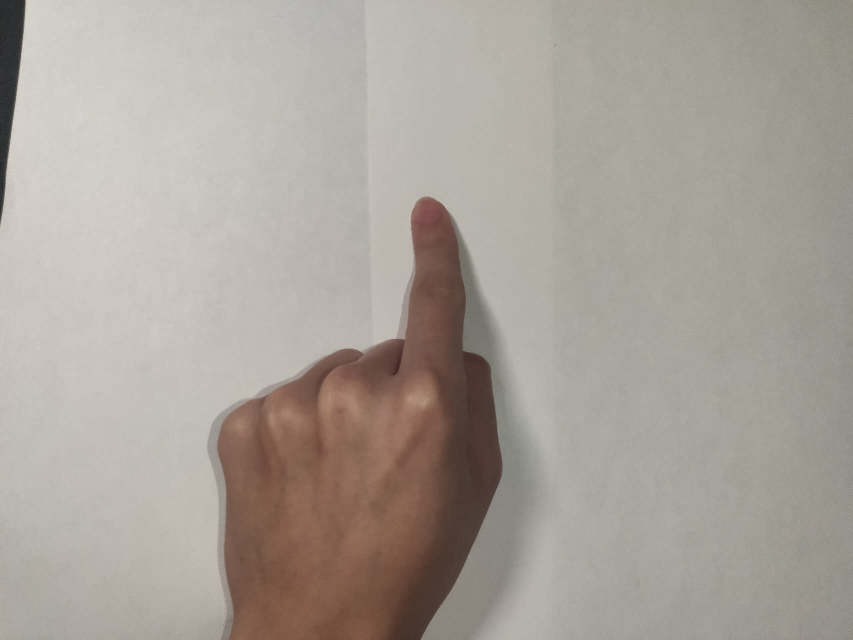
#> input picture b_1.jpg, 1706 x 1280 px (shown at 1/2 size)
$ python -i GR_v0.4.py   (imports and definitions only)
#> lines starting #> are read from the running program, lines starting #| are printed output that depends on the picture; after the words box and inside, x2 and y2 are one past the last pixel; in counts of white or black regions, pixels touching at a corner belong together
#> further down, picture is the input picture: shape (1280, 1706, 3); mean B, G, R 154, 161.3, 168.8
# -*- coding: utf-8 -*-
"""
@author: dongs
version 0.4
change function so that it support both local picture read as well as the
camera capture system.
"""
import cv2
import numpy as np

def angle_between_points(a, b, c):
    ba = a - b
    bc = c - b

    cosine_angle = np.dot(ba, bc) / (np.linalg.norm(ba) * np.linalg.norm(bc))
    angle = np.arccos(cosine_angle)

    return np.degrees(angle)

def process_frame(frame):
    gesture = "unknown"

    # Convert the frame to grayscale and apply Gaussian blur
    gray = cv2.cvtColor(frame, cv2.COLOR_BGR2GRAY)
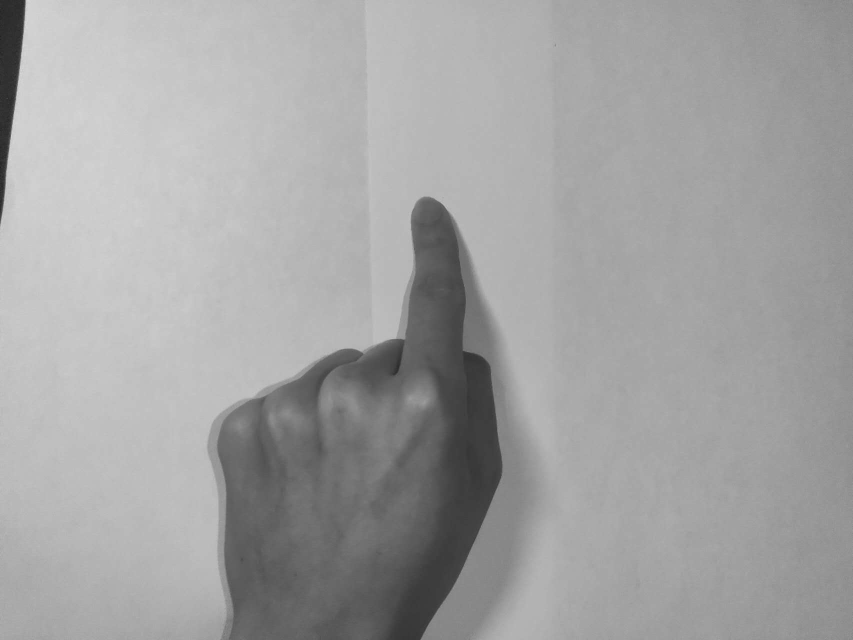
#> gray: shape (1280, 1706) (shown at 1/2 size); min 25, max 223, mean 162.6
    blurred = cv2.GaussianBlur(gray, (35, 35), 0)

    # Threshold the image to create a binary image
    _, thresh = cv2.threshold(blurred, 127, 255, cv2.THRESH_BINARY_INV)
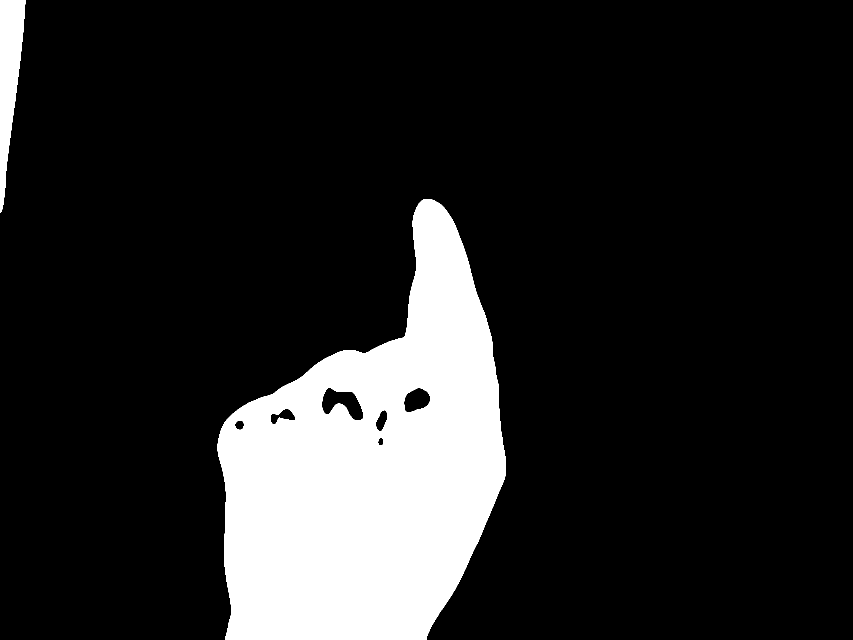
#> thresh: shape (1280, 1706) (shown at 1/2 size); 14.9% white; 2 white regions

    # Find contours in the binary image
    contours, _ = cv2.findContours(thresh, cv2.RETR_EXTERNAL, cv2.CHAIN_APPROX_SIMPLE)
#> contours = 2 contours; box (x1, y1, x2, y2) and area: (435, 398, 1012, 1280) 317518, (0, 0, 51, 425) 11758

    # Filter the contours based on a minimum area threshold
    min_area = 5000
    filtered_contours = [c for c in contours if cv2.contourArea(c) > min_area]
#> filtered_contours has the same summary as contours

    if filtered_contours:
        hand_contour = max(filtered_contours, key=cv2.contourArea)
#> hand_contour = contour of 962 points, box (x1, y1, x2, y2) (435, 398, 1012, 1280), area 317518

        # Convex hull and convexity defects
        hull = cv2.convexHull(hand_contour, returnPoints=False)
#> hull = 44 values, max 961 at index 0, min 0 at index 43, mean 618.3
        defects = cv2.convexityDefects(hand_contour, hull)
#> defects = 38 rows, first 6: [0, 2, 1, 162], [2, 4, 3, 114], [5, 313, 86, 39742], [313, 315, 314, 154], [315, 327, 316, 114], [327, 331, 328, 190]

        # Find the bounding rectangle around the hand contour
        x, y, w, h = cv2.boundingRect(hand_contour)
#> x = 435; y = 398; w = 577; h = 882

        # Calculate the aspect ratio of the bounding rectangle
        aspect_ratio = float(w) / h
#> aspect_ratio = 0.654

        # Gesture recognition
        if defects is not None:
            angles = []

            for i in range(defects.shape[0]):
                s, e, f, _ = defects[i, 0]
                start = tuple(hand_contour[s][0])
                end = tuple(hand_contour[e][0])
                far = tuple(hand_contour[f][0])

                # Calculate the angle formed by the fingers
                angle = angle_between_points(np.array(start), np.array(far), np.array(end))
                angles.append(angle)
#> this loop made 38 passes
#> (s, e, f, start, end, far, ba in angle_between_points, bc in angle_between_points) on passes 1 to 9: (0, 2, 1, (849, 398), (846, 399), (848, 399), [1, -1], [-2, 0]), (2, 4, 3, (846, 399), (844, 400), (845, 400), [1, -1], [-1, 0]), (5, 313, 86, (837, 407), (452, 840), (810, 671), [27, -264], [-358, 169]), (313, 315, 314, (452, 840), (449, 844), (452, 841), [0, -1], [-3, 3]), (315, 327, 316, (449, 844), (443, 856), (449, 845), [0, -1], [-6, 11]), (327, 331, 328, (443, 856), (441, 861), (443, 858), [0, -2], [-2, 3]), (331, 333, 332, (441, 861), (440, 864), (441, 863), [0, -2], [-1, 1]), (333, 339, 334, (440, 864), (437, 876), (440, 867), [0, -3], [-3, 9]), (339, 341, 340, (437, 876), (436, 881), (437, 880), [0, -4], [-1, 1])
#> after the loop, angles = 38 values, max 176 at index 16, min 121.1 at index 2, mean 152.3

            # Find the average angle between the fingers
            avg_angle = np.mean(angles)
#> avg_angle = 152.3

            if aspect_ratio > 1.0:
                gesture = "Clenched Fist"
            else:
                if avg_angle < 143:
                    gesture = "Victory Gesture"
                else:
                    gesture = "Index Finger Extended"

            # Display the gesture, aspect_ratio, and average angle on the frame
            cv2.putText(frame, f"Gesture: {gesture}", (30, 30), cv2.FONT_HERSHEY_SIMPLEX, 1, (0, 0, 255), 2)
            cv2.putText(frame, f"Aspect Ratio: {aspect_ratio:.2f}", (30, 60), cv2.FONT_HERSHEY_SIMPLEX, 1, (0, 0, 255), 2)
            cv2.putText(frame, f"Average Angle: {avg_angle:.2f}", (30, 90), cv2.FONT_HERSHEY_SIMPLEX, 1, (0, 0, 255), 2)
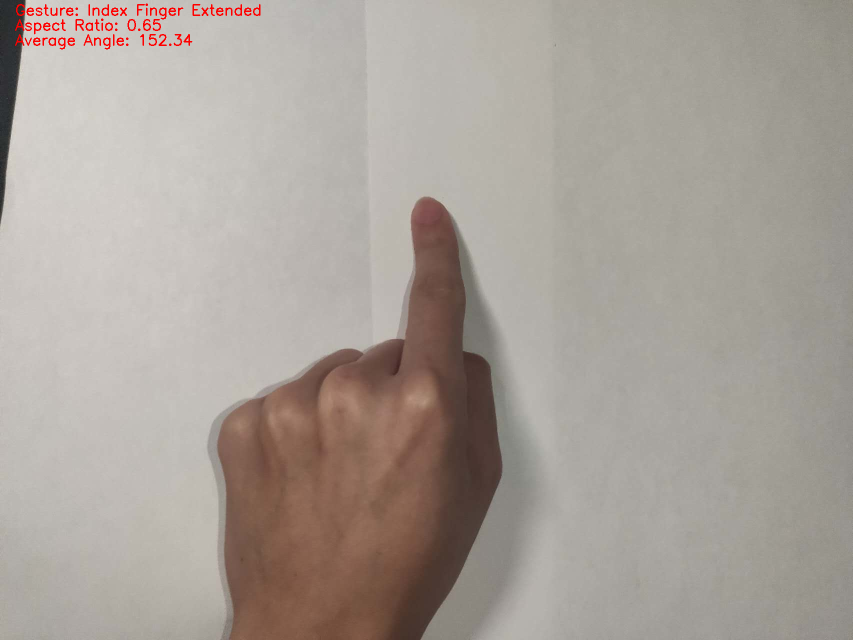
#> frame: shape (1280, 1706, 3) (shown at 1/2 size); mean B, G, R 153.3, 160.7, 169

    return frame

# [57 lines left out: function main, not called in this run]

# [2 lines not run here, left out]


>>> import cv2
>>> picture = cv2.imread('b_1.jpg')
>>> result = process_frame(picture)

$ run again, on c_1.jpg
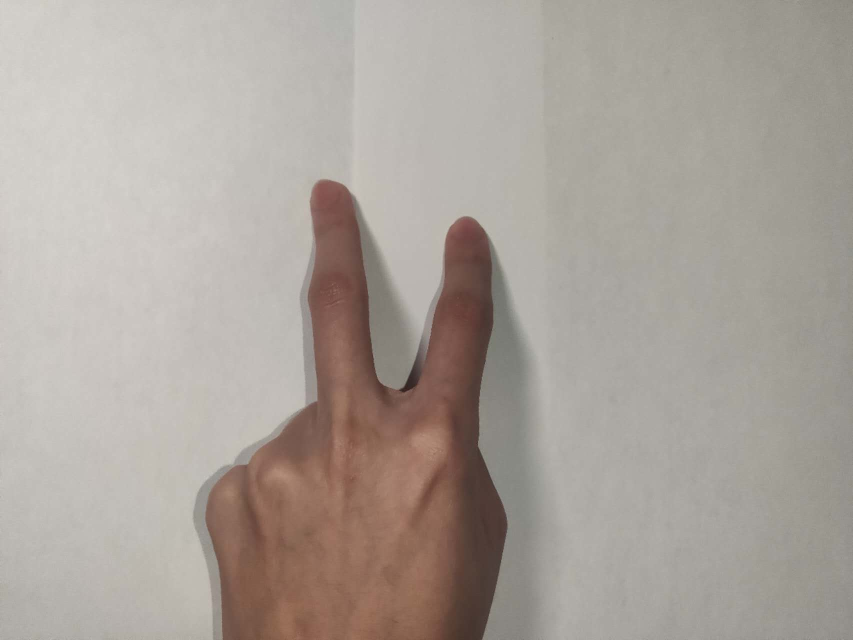
#> input picture c_1.jpg, 1706 x 1280 px (shown at 1/2 size)
#> picture is the input picture: shape (1280, 1706, 3); mean B, G, R 155.2, 162.5, 170.5
#> in process_frame, `_, thresh = cv2.threshold(blurred, 127, 255, cv2.THRESH_BINARY_INV)`:
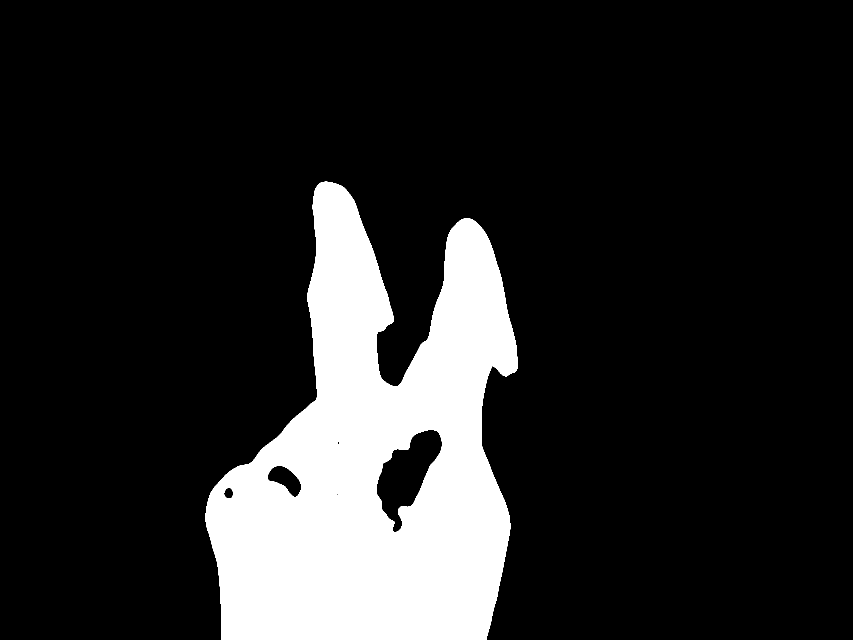
#> thresh: shape (1280, 1706) (shown at 1/2 size); 15.6% white; 1 white region
#> contours = 1 contour; box (x1, y1, x2, y2) and area: (411, 363, 1036, 1280) 355278
#> filtered_contours has the same summary as contours
#> hand_contour = contour of 1173 points, box (x1, y1, x2, y2) (411, 363, 1036, 1280), area 355278
#> hull = 44 values, max 1172 at index 0, min 0 at index 43, mean 459.7
#> defects = 38 rows, first 6: [0, 2, 1, 201], [2, 4, 3, 162], [4, 6, 5, 114], [7, 9, 8, 142], [9, 13, 10, 114], [13, 215, 116, 35693]
#> x = 411; y = 363; w = 625; h = 917
#> aspect_ratio = 0.682
#> the loop in process_frame, `for i in range(defects.shape[0]):` made 38 passes
#> (s, e, f, start, end, far, ba in angle_between_points, bc in angle_between_points) on passes 1 to 6: (0, 2, 1, (649, 363), (644, 364), (648, 364), [1, -1], [-4, 0]), (2, 4, 3, (644, 364), (641, 365), (643, 365), [1, -1], [-2, 0]), (4, 6, 5, (641, 365), (639, 366), (640, 366), [1, -1], [-1, 0]), (7, 9, 8, (634, 371), (632, 374), (634, 372), [0, -1], [-2, 2]), (9, 13, 10, (632, 374), (630, 378), (632, 375), [0, -1], [-2, 3]), (13, 215, 116, (630, 378), (420, 987), (633, 797), [-3, -419], [-213, 190])
#> after the loop in process_frame, `for i in range(defects.shape[0]):`: angles = 38 values, max 174.3 at index 23, min 41.12 at index 35, mean 145.3
#> avg_angle = 145.3
#> in process_frame, `cv2.putText(frame, f"Average Angle: {avg_angle:.2f}", (30, 90), cv2.FO..`:
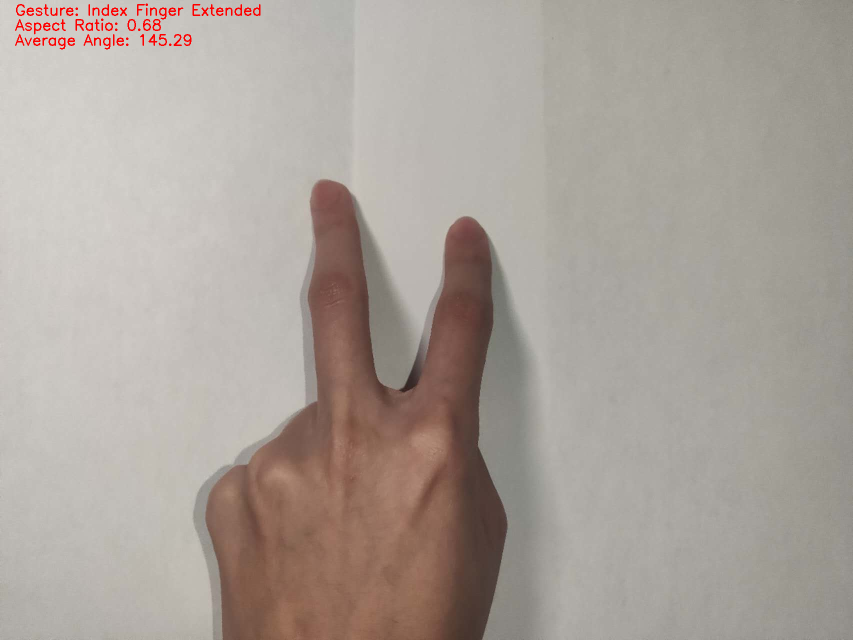
#> frame: shape (1280, 1706, 3) (shown at 1/2 size); mean B, G, R 154.5, 161.8, 170.7

$ run again, on c_2.jpg
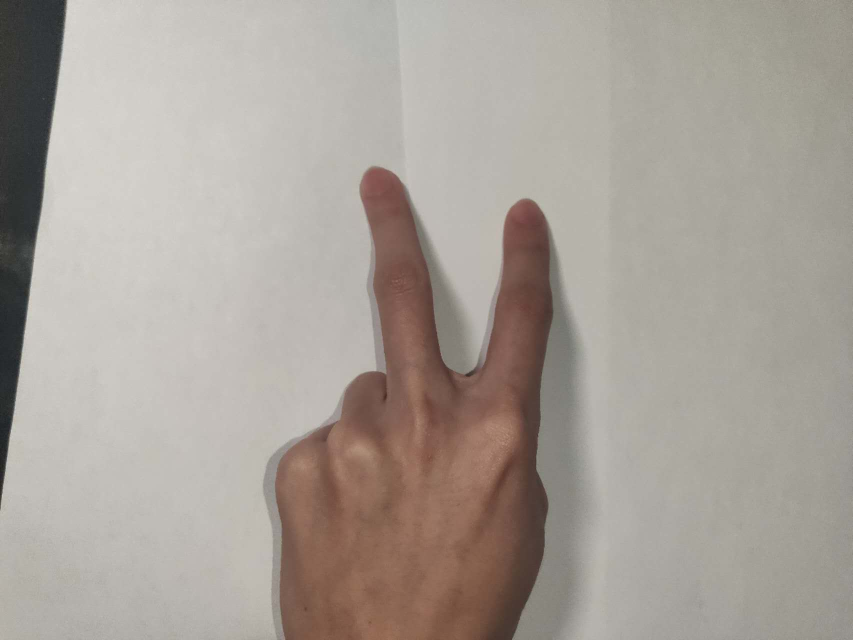
#> input picture c_2.jpg, 1706 x 1280 px (shown at 1/2 size)
#> picture is the input picture: shape (1280, 1706, 3); mean B, G, R 152.9, 160.4, 168.1
#> in process_frame, `_, thresh = cv2.threshold(blurred, 127, 255, cv2.THRESH_BINARY_INV)`:
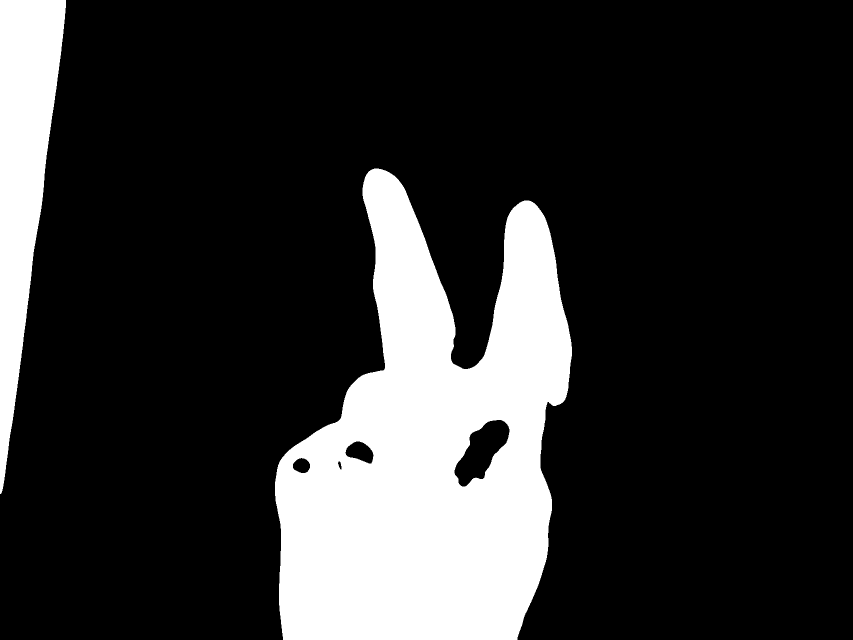
#> thresh: shape (1280, 1706) (shown at 1/2 size); 19.1% white; 2 white regions
#> contours = 2 contours; box (x1, y1, x2, y2) and area: (550, 337, 1144, 1280) 355418, (0, 0, 132, 988) 68657
#> filtered_contours has the same summary as contours
#> hand_contour = contour of 1172 points, box (x1, y1, x2, y2) (550, 337, 1144, 1280), area 355418
#> hull = 47 values, max 1171 at index 0, min 0 at index 46, mean 475.8
#> defects = 41 rows, first 6: [0, 2, 1, 162], [2, 6, 3, 114], [6, 8, 7, 142], [9, 11, 10, 154], [11, 17, 12, 114], [17, 19, 18, 162]
#> x = 550; y = 337; w = 594; h = 943
#> aspect_ratio = 0.63
#> the loop in process_frame, `for i in range(defects.shape[0]):` made 41 passes
#> (s, e, f, start, end, far, ba in angle_between_points, bc in angle_between_points) on passes 1 to 5: (0, 2, 1, (748, 337), (745, 338), (747, 338), [1, -1], [-2, 0]), (2, 6, 3, (745, 338), (741, 340), (744, 339), [1, -1], [-3, 1]), (6, 8, 7, (741, 340), (738, 342), (739, 342), [2, -2], [-1, 0]), (9, 11, 10, (736, 344), (733, 348), (736, 345), [0, -1], [-3, 3]), (11, 17, 12, (733, 348), (730, 354), (733, 349), [0, -1], [-3, 5])
#> after the loop in process_frame, `for i in range(defects.shape[0]):`: angles = 41 values, max 173.2 at index 22, min 43.66 at index 39, mean 148.2
#> avg_angle = 148.2
#> in process_frame, `cv2.putText(frame, f"Average Angle: {avg_angle:.2f}", (30, 90), cv2.FO..`:
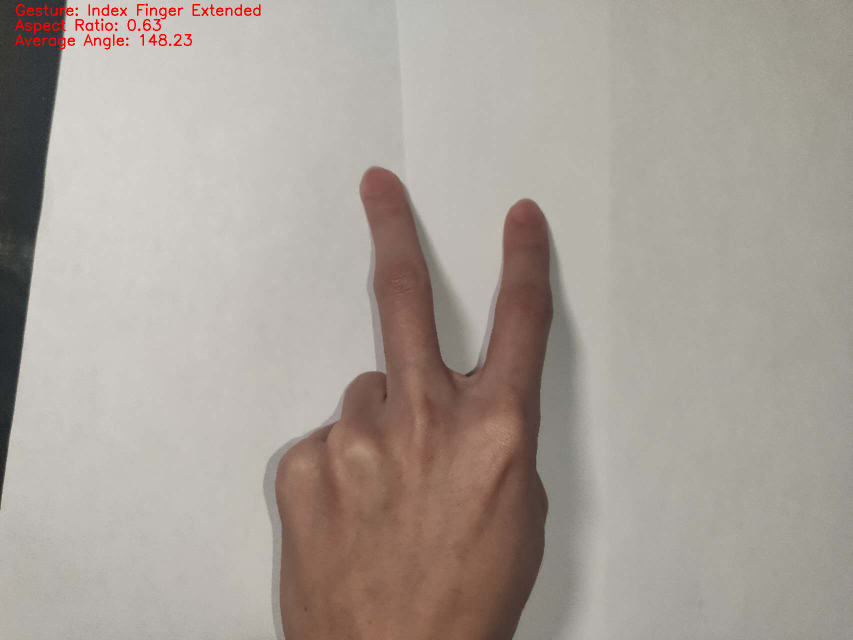
#> frame: shape (1280, 1706, 3) (shown at 1/2 size); mean B, G, R 152.4, 159.9, 168.4
